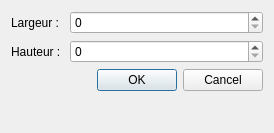
<?xml version="1.0" encoding="UTF-8"?>
<ui version="4.0">
 <class>ResizeDialog</class>
 <widget class="QDialog" name="ResizeDialog">
  <property name="geometry">
   <rect>
    <x>0</x>
    <y>0</y>
    <width>274</width>
    <height>133</height>
   </rect>
  </property>
  <property name="windowTitle">
   <string>Dialog</string>
  </property>
  <layout class="QFormLayout" name="formLayout">
   <property name="fieldGrowthPolicy">
    <enum>QFormLayout::AllNonFixedFieldsGrow</enum>
   </property>
   <item row="3" column="0">
    <widget class="QLabel" name="largeurLabel">
     <property name="toolTip">
      <string>Largeur de l'algorithme</string>
     </property>
     <property name="text">
      <string>Largeur : </string>
     </property>
    </widget>
   </item>
   <item row="3" column="1">
    <widget class="QSpinBox" name="largeurSpinBox">
     <property name="maximum">
      <number>9999</number>
     </property>
    </widget>
   </item>
   <item row="5" column="0">
    <widget class="QLabel" name="hauteurLabel">
     <property name="toolTip">
      <string>Hauteur de l'algorithme</string>
     </property>
     <property name="text">
      <string>Hauteur : </string>
     </property>
    </widget>
   </item>
   <item row="5" column="1">
    <widget class="QSpinBox" name="hauteurSpinBox">
     <property name="maximum">
      <number>9999</number>
     </property>
    </widget>
   </item>
   <item row="6" column="1">
    <widget class="QDialogButtonBox" name="buttonBox">
     <property name="orientation">
      <enum>Qt::Horizontal</enum>
     </property>
     <property name="standardButtons">
      <set>QDialogButtonBox::Cancel|QDialogButtonBox::Ok</set>
     </property>
    </widget>
   </item>
  </layout>
 </widget>
 <resources/>
 <connections>
  <connection>
   <sender>buttonBox</sender>
   <signal>accepted()</signal>
   <receiver>ResizeDialog</receiver>
   <slot>accept()</slot>
   <hints>
    <hint type="sourcelabel">
     <x>248</x>
     <y>254</y>
    </hint>
    <hint type="destinationlabel">
     <x>157</x>
     <y>274</y>
    </hint>
   </hints>
  </connection>
  <connection>
   <sender>buttonBox</sender>
   <signal>rejected()</signal>
   <receiver>ResizeDialog</receiver>
   <slot>reject()</slot>
   <hints>
    <hint type="sourcelabel">
     <x>316</x>
     <y>260</y>
    </hint>
    <hint type="destinationlabel">
     <x>286</x>
     <y>274</y>
    </hint>
   </hints>
  </connection>
 </connections>
</ui>
